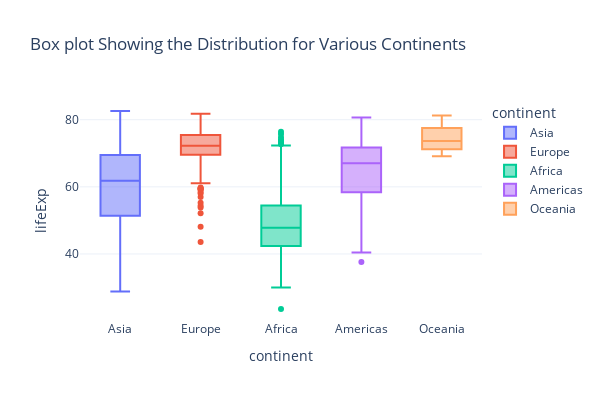

Source (notebook cell):
### Code cell
px.box(data_frame = data, x = "continent" , color = "continent", height = 400, width = 600 , y = "lifeExp" , template = "plotly_white" , title = "Box plot Showing the Distribution for Various Continents")

### Figure 1 — Plotly figure (JSON) as saved in the notebook; plotly's stock layout.template omitted (floating-point values rounded to 4 significant figures; data arrays with more than 128 entries replaced by an {"elided": "..."} marker saying what was removed)
{"data": [{"alignmentgroup": "True", "hovertemplate": "continent=%{x}<br>lifeExp=%{y}<extra></extra>", "legendgroup": "Asia", "marker": {"color": "#636efa"}, "name": "Asia", "notched": false, "offsetgroup": "Asia", "orientation": "v", "showlegend": true, "type": "box", "x": {"elided": "396 str values"}, "x0": " ", "xaxis": "x", "y": {"elided": "396 float values"}, "y0": " ", "yaxis": "y"}, {"alignmentgroup": "True", "hovertemplate": "continent=%{x}<br>lifeExp=%{y}<extra></extra>", "legendgroup": "Europe", "marker": {"color": "#EF553B"}, "name": "Europe", "notched": false, "offsetgroup": "Europe", "orientation": "v", "showlegend": true, "type": "box", "x": {"elided": "360 str values"}, "x0": " ", "xaxis": "x", "y": {"elided": "360 float values"}, "y0": " ", "yaxis": "y"}, {"alignmentgroup": "True", "hovertemplate": "continent=%{x}<br>lifeExp=%{y}<extra></extra>", "legendgroup": "Africa", "marker": {"color": "#00cc96"}, "name": "Africa", "notched": false, "offsetgroup": "Africa", "orientation": "v", "showlegend": true, "type": "box", "x": {"elided": "624 str values"}, "x0": " ", "xaxis": "x", "y": {"elided": "624 float values"}, "y0": " ", "yaxis": "y"}, {"alignmentgroup": "True", "hovertemplate": "continent=%{x}<br>lifeExp=%{y}<extra></extra>", "legendgroup": "Americas", "marker": {"color": "#ab63fa"}, "name": "Americas", "notched": false, "offsetgroup": "Americas", "orientation": "v", "showlegend": true, "type": "box", "x": {"elided": "300 str values"}, "x0": " ", "xaxis": "x", "y": {"elided": "300 float values"}, "y0": " ", "yaxis": "y"}, {"alignmentgroup": "True", "hovertemplate": "continent=%{x}<br>lifeExp=%{y}<extra></extra>", "legendgroup": "Oceania", "marker": {"color": "#FFA15A"}, "name": "Oceania", "notched": false, "offsetgroup": "Oceania", "orientation": "v", "showlegend": true, "type": "box", "x": ["Oceania", "Oceania", "Oceania", "Oceania", "Oceania", "Oceania", "Oceania", "Oceania", "Oceania", "Oceania", "Oceania", "Oceania", "Oceania", "Oceania", "Oceania", "Oceania", "Oceania", "Oceania", "Oceania", "Oceania", "Oceania", "Oceania", "Oceania", "Oceania"], "x0": " ", "xaxis": "x", "y": [69.12, 70.33, 70.93, 71.1, 71.93, 73.49, 74.74, 76.32, 77.56, 78.83, 80.37, 81.23, 69.39, 70.26, 71.24, 71.52, 71.89, 72.22, 73.84, 74.32, 76.33, 77.55, 79.11, 80.2], "y0": " ", "yaxis": "y"}], "layout": {"boxmode": "overlay", "height": 400, "legend": {"title": {"text": "continent"}, "tracegroupgap": 0}, "title": {"text": "Box plot Showing the Distribution for Various Continents"}, "width": 600, "xaxis": {"anchor": "y", "categoryarray": ["Asia", "Europe", "Africa", "Americas", "Oceania"], "categoryorder": "array", "domain": [0, 1], "title": {"text": "continent"}}, "yaxis": {"anchor": "x", "domain": [0, 1], "title": {"text": "lifeExp"}}}}
